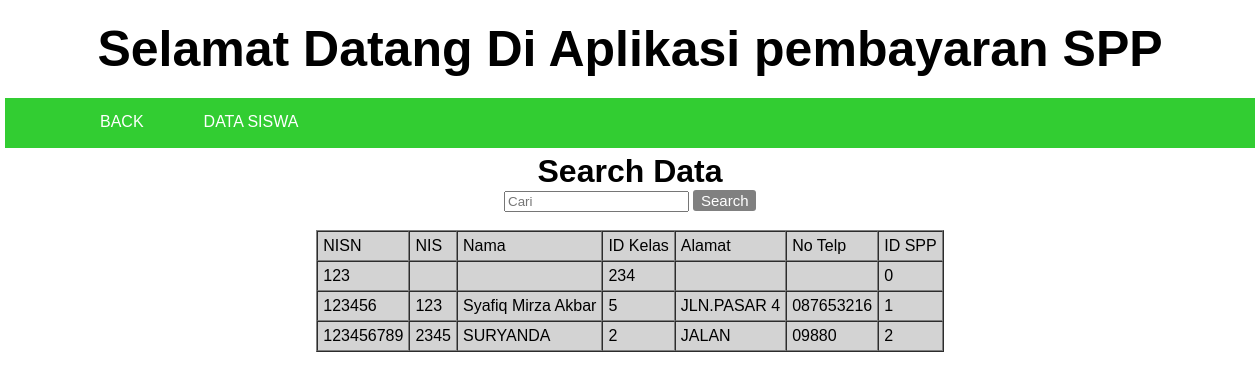
Page /search_siswa.php (signed in) on the committed database.
### tables this page shows
CREATE TABLE IF NOT EXISTS `siswa` (
  `nisn` char(10) NOT NULL,
  `nis` char(10) NOT NULL,
  `nama` varchar(35) NOT NULL,
  `id_kelas` int(11) NOT NULL,
  `alamat` text NOT NULL,
  `no_telp` varchar(13) NOT NULL,
  `id_spp` int(11) NOT NULL
);

### search_siswa.php (the view, shortened to what this page needs)
<?php
require("koneksi.php");
?>
<!DOCTYPE html>
<html>
<head>
</head>
<body>
<h1 id="judul">Selamat Datang Di Aplikasi pembayaran SPP</h1>
<div class="header">
	<div class="header-list">
	   <ul>
		  <li><a href="siswa.php">BACK</a></li>
		  <li><a href="tambah_siswa.php">DATA SISWA</a></li>
	   </ul>
    </div>
</div>
<div class="container">
<center>
<h1>Search Data</h1>
<form method="POST">
<input type="text" name="nt" placeholder="Cari">
<input type="submit" name="submit" value="Search" class="search">
</form>
<br>
<div class="databes">
<table border="1" cellspacing="0" cellpadding="5" bgcolor='#D3D3D3'>
	<tr>
		<td>NISN</td>
		<td>NIS</td>
		<td>Nama</td>
		<td>ID Kelas</td>
		<td>Alamat</td>
		<td>No Telp</td>
		<td>ID SPP</td>
	</tr>
	    <?php
	        if(!ISSET($_POST['submit'])){
	        	$sql = "SELECT * FROM siswa";
	        	$query = mysqli_query($conn, $sql);
	        	while ($row = mysqli_fetch_array($query)) {
	            ?>
	            <tr>
	            	<td><?php echo $row['nisn']; ?> </td>
	            	<td><?php echo $row['nis']; ?> </td>
	            	<td><?php echo $row['nama']; ?> </td>
	            	<td><?php echo $row['id_kelas']; ?> </td>
	            	<td><?php echo $row['alamat']; ?> </td>
	            	<td><?php echo $row['no_telp']; ?> </td>
	            	<td><?php echo $row['id_spp']; ?> </td>
	            </tr>
	            <?php
	        	}
	        }
	        ?>
	    </div>
</center>
</div>
</body>
</html>

### search_siswa.php (style rules this page uses)
* { margin:0px auto; }
body { font-family: arial; background-color: white; height: 1625px; }
a { text-decoration: none; }
li { list-style: none; }
#judul { font-style: bold; text-align: center; font-size: 50px; margin-top: 20px; }
.header { background-color:#32CD32; width: 1200px; padding:25px; margin-top: 20px; }
.header-list li { float: left; padding: 0 10px; margin-top: -10px; }
.header-list a { color: white; padding: 20px; }
.container { width: 1250px; height: 1200px; margin-top: 5px; }
.search { background-color: grey; color: white; font-size: 15px; width: 5%; border: none; border-radius: 3px; padding: 2px; }

### rows in the picture
siswa: nisn "123", id_kelas "234", id_spp "0"
siswa: nisn "123456", nis "123", nama "Syafiq Mirza Akbar", id_kelas "5", alamat "JLN.PASAR 4", no_telp "087653216", id_spp "1"
siswa: nisn "123456789", nis "2345", nama "SURYANDA", id_kelas "2", alamat "JALAN", no_telp "09880", id_spp "2"
